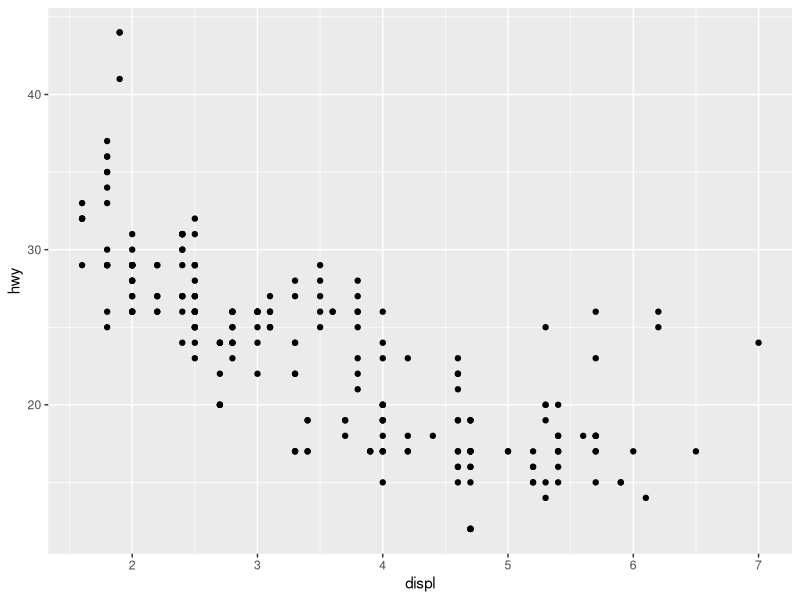
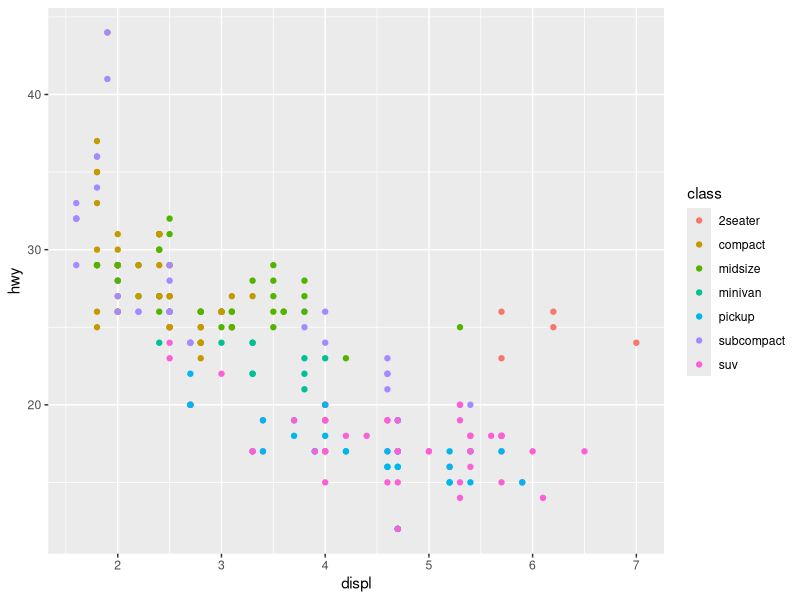
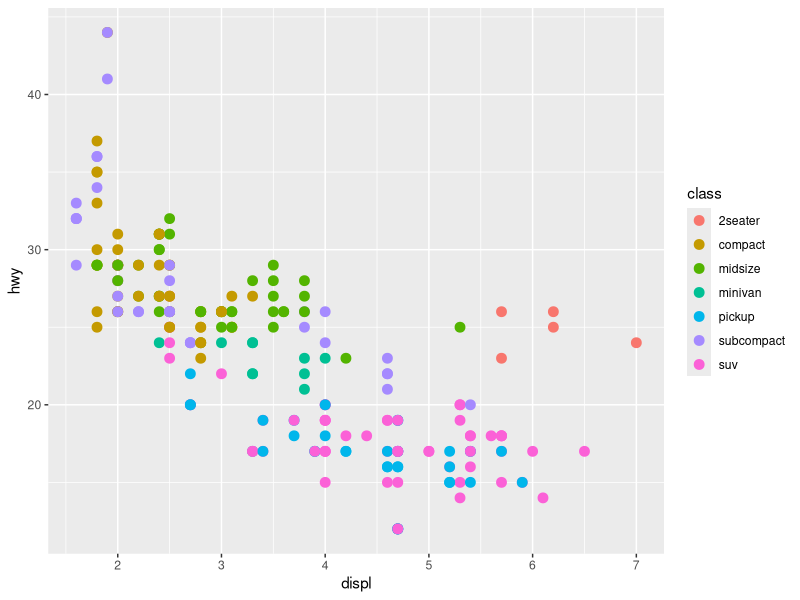
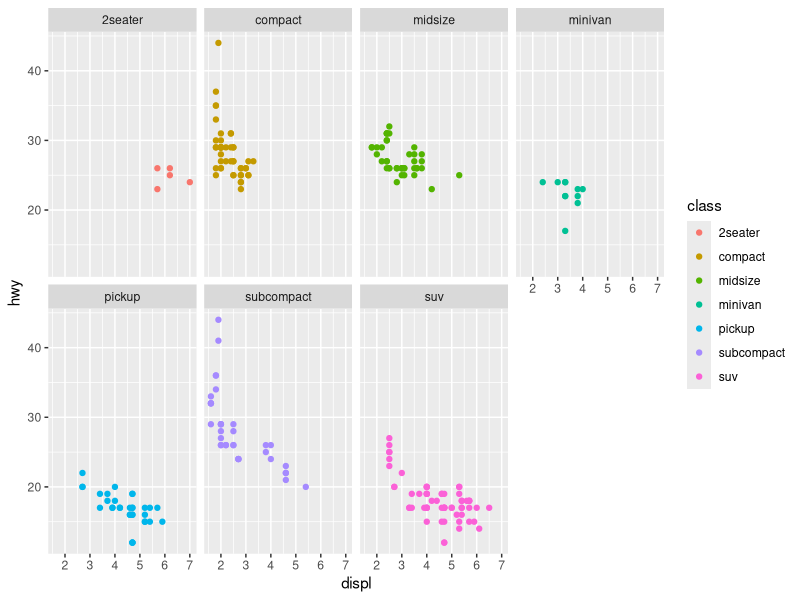
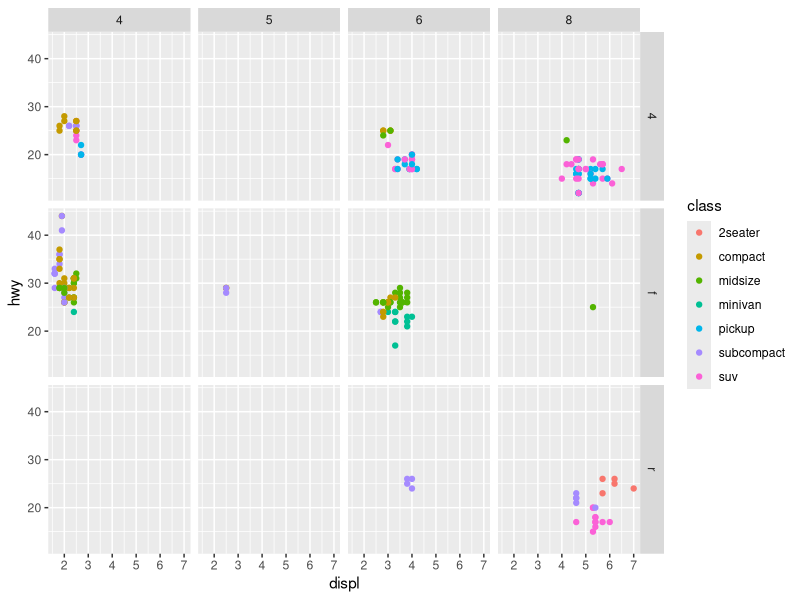

The R script that drew these images, in order:
## ---- chunk 1
library(tidyverse)
## ---- chunk 2
help(mpg)
head(mpg)
## ---- chunk 3
ggplot(data = mpg) +
  geom_point(mapping = aes(x = displ, y = hwy))
## ---- chunk 4
ggplot(data = mpg) +
  geom_point(mapping = aes(x = displ, y = hwy, colour = class))
## ---- chunk 5
ggplot(data = mpg) +
  geom_point(mapping = aes(x = displ, y = hwy, colour = class), size = 3)
## ---- chunk 6
ggplot(data = mpg) +
  geom_point(mapping = aes(x = displ, y = hwy, colour = class)) +
  facet_wrap(~ class, nrow = 2)
## ---- chunk 7
ggplot(data = mpg) +
  geom_point(mapping = aes(x = displ, y = hwy, colour = class)) +
  facet_grid(drv ~ cyl)
